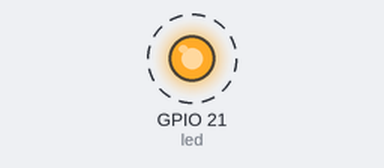
This program was run on a simulated Raspberry Pi (BCM pin numbers). On the bench: output pins drawn as LEDs (lit = HIGH). Dashed ring = blinking. At 20.0 s the program stops and its outputs stay as they are.

Above: at 0.5 s.
Timing chart, 0 to 4.6 s (numbered marks = the images above):
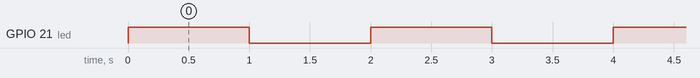

The program:

01LedBlink.py
```python
# coding=utf-8
# 简单的控制led灯开关
# led小灯 有2个引脚 一个长一个段，长的引脚接正电，短的引脚接地
import gpiozero
import time

led = gpiozero.LED(21)

for i in range(10):
    led.on()
    time.sleep(1)
    led.off()
    time.sleep(1)
```

Measured:
- by itself, GPIO 21 (led): alternates HIGH for 1.0 s and LOW for 1.0 s, 20 changes in all, then stays LOW
